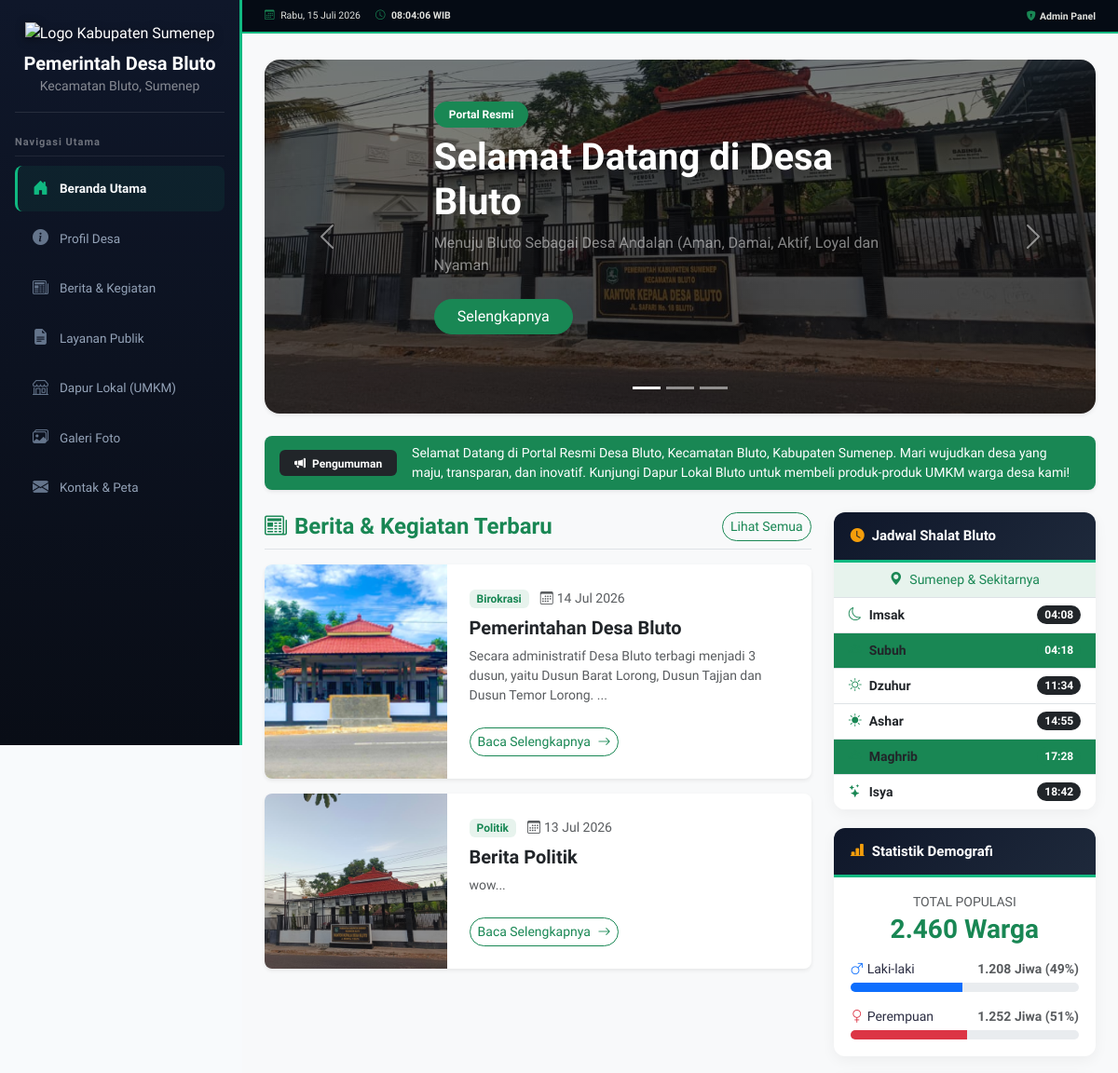
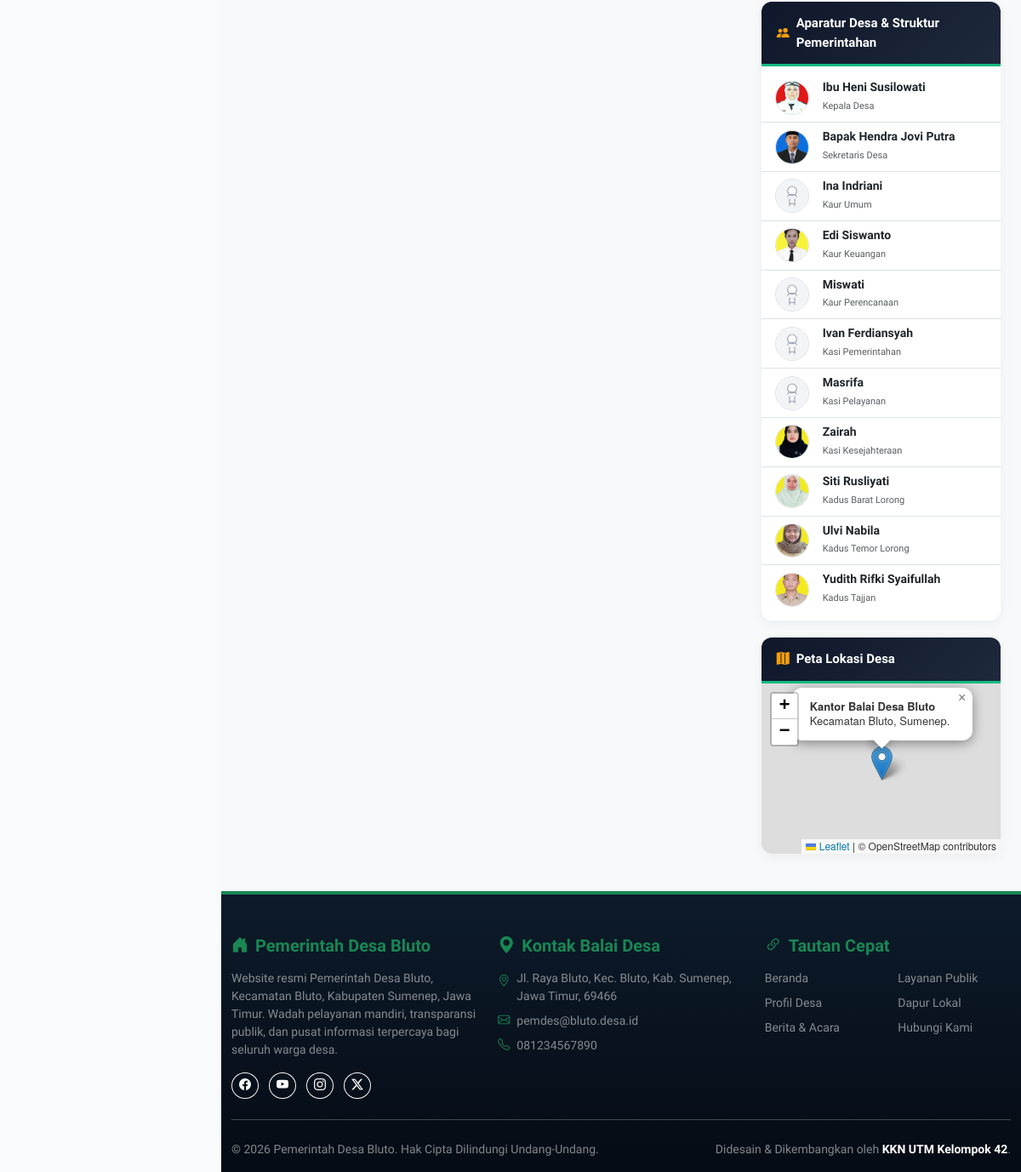
The page / on the database its author committed (2 pictures, top to bottom).
### tables this page shows
CREATE TABLE profil_desa (
    id_profil INTEGER PRIMARY KEY DEFAULT 1, 
    nama_desa TEXT, 
    kepala_desa TEXT, 
    foto_kades TEXT, 
    visi TEXT
, masa_jabatan TEXT, misi TEXT);

CREATE TABLE berita (
    id_berita INTEGER PRIMARY KEY AUTOINCREMENT, 
    id_kategori INTEGER, 
    judul TEXT, 
    slug TEXT, 
    isi TEXT, 
    gambar_cover TEXT, 
    tanggal_publikasi DATETIME DEFAULT CURRENT_TIMESTAMP, 
    id_admin INTEGER
);

CREATE TABLE kategori_berita (
    id_kategori INTEGER PRIMARY KEY AUTOINCREMENT, 
    nama_kategori TEXT
);

CREATE TABLE struktur_pemerintahan (
        id_struktur INTEGER PRIMARY KEY AUTOINCREMENT,
        nama TEXT,
        jabatan TEXT,
        foto TEXT,
        urutan INTEGER DEFAULT 0
    );

### pages/home.php (the view, shortened to what this page needs)
<?php
$settings_file = 'config/web_settings.json';
if (file_exists($settings_file)) {
    $settings = json_decode(file_get_contents($settings_file), true);
} else {
    $settings = [
        'statistik' => ['total_penduduk' => 4321, 'laki_laki' => 2204, 'perempuan' => 2117],
        'apbdes' => ['target_pendapatan' => '1,25 Miliar', 'realisasi_pendapatan' => 92, 'target_belanja' => '1,18 Miliar', 'realisasi_belanja' => 88]
    ];
}
try {
    $queryBerita = "SELECT berita.*, kategori_berita.nama_kategori
                    FROM berita
                    JOIN kategori_berita ON berita.id_kategori = kategori_berita.id_kategori
                    ORDER BY tanggal_publikasi DESC LIMIT 5";
    $stmtBerita = $koneksi->prepare($queryBerita);
    $stmtBerita->execute();
    $dataBerita = $stmtBerita->fetchAll(PDO::FETCH_ASSOC);
} catch (PDOException $e) {
    $dataBerita = [];
}
try {
    $queryProfil = "SELECT * FROM profil_desa WHERE id_profil = 1";
    $stmtProfil = $koneksi->prepare($queryProfil);
    $stmtProfil->execute();
    $profil = $stmtProfil->fetch(PDO::FETCH_ASSOC);
} catch (PDOException $e) {
    $profil = [
        'nama_desa' => 'Desa Bluto',
        'kepala_desa' => 'Bapak Kepala Desa',
        'visi' => 'Mewujudkan Desa Bluto yang Maju dan Sejahtera.'
    ];
}
try {
    $koneksi->exec("CREATE TABLE IF NOT EXISTS struktur_pemerintahan (
        id_struktur INTEGER PRIMARY KEY AUTOINCREMENT,
        nama TEXT,
        jabatan TEXT,
        foto TEXT,
        urutan INTEGER DEFAULT 0
    )");
} catch (PDOException $e) {
}
try {
    $stmtStruktur = $koneksi->query("SELECT * FROM struktur_pemerintahan ORDER BY urutan ASC, id_struktur ASC");
    $strukturList = $stmtStruktur->fetchAll(PDO::FETCH_ASSOC);
} catch (PDOException $e) {
    $strukturList = [];
}
?>
<div id="heroCarousel" class="carousel slide shadow-sm rounded-4 overflow-hidden mb-4" data-bs-ride="carousel">
    <div class="carousel-indicators">
        <button type="button" data-bs-target="#heroCarousel" data-bs-slide-to="0" class="active" aria-current="true"></button>
        <button type="button" data-bs-target="#heroCarousel" data-bs-slide-to="1"></button>
        <button type="button" data-bs-target="#heroCarousel" data-bs-slide-to="2"></button>
    </div>
    <div class="carousel-inner">
        <div class="carousel-item active" style="height: 380px;">
            <div class="w-100 h-100" style="background: linear-gradient(rgba(0,0,0,0.5), rgba(0,0,0,0.5)), url('assets/img/balaidesa.jpeg') no-repeat center bottom; background-size: cover;"></div>
            <div class="carousel-caption d-flex flex-column justify-content-center h-100 text-start px-md-5">
                <span class="badge bg-success self-align-start mb-2 px-3 py-2 rounded-pill uppercase fw-bold" style="max-width: max-content;">Portal Resmi</span>
                <h1 class="display-6 fw-bold text-white mb-2">Selamat Datang di <?= htmlspecialchars($profil['nama_desa']) ?></h1>
                <p class="lead text-white-50 d-none d-md-block fs-6"><?= htmlspecialchars($profil['visi']) ?></p>
                <div>
                    <a href="index.php?page=profil" class="btn btn-success rounded-pill px-4 mt-2">Selengkapnya</a>
                </div>
            </div>
        </div>
    </div>
    <button class="carousel-control-prev" type="button" data-bs-target="#heroCarousel" data-bs-slide="prev">
        <span class="carousel-control-prev-icon" aria-hidden="true"></span>
    </button>
    <button class="carousel-control-next" type="button" data-bs-target="#heroCarousel" data-bs-slide="next">
        <span class="carousel-control-next-icon" aria-hidden="true"></span>
    </button>
</div>
<div class="bg-success text-white py-2 px-3 rounded-3 shadow-sm mb-4 d-flex align-items-center">
    <span class="badge bg-dark me-3 uppercase fw-bold px-3 py-2"><i class="bi bi-megaphone-fill me-1"></i> Pengumuman</span>
    <marquee class="small mb-0" scrollamount="4">
        Selamat Datang di Portal Resmi Desa Bluto, Kecamatan Bluto, Kabupaten Sumenep. Mari wujudkan desa yang maju, transparan, dan inovatif. Kunjungi Dapur Lokal Bluto untuk membeli produk-produk UMKM warga desa kami!
    </marquee>
</div>
<div class="row">
    <div class="col-lg-8 mb-4">
        <div class="d-flex justify-content-between align-items-center border-bottom pb-2 mb-3">
            <h4 class="fw-bold mb-0 text-success"><i class="bi bi-newspaper me-2"></i>Berita & Kegiatan Terbaru</h4>
            <a href="index.php?page=berita" class="btn btn-outline-success btn-sm rounded-pill">Lihat Semua</a>
        </div>
        <?php if (count($dataBerita) > 0): ?>
            <?php foreach ($dataBerita as $berita): ?>
            <div class="card border-0 shadow-sm rounded-3 mb-3 overflow-hidden position-relative hover-lift" style="transition: transform 0.2s ease, box-shadow 0.2s ease;">
                <div class="row g-0">
                    <div class="col-md-4">
                        <?php
                            $gambar = !empty($berita['gambar_cover']) ? 'assets/img/'.$berita['gambar_cover'] : 'assets/img/stickman-placeholder.svg';
                        ?>
                        <img src="<?= $gambar ?>" class="w-100 h-100 object-fit-cover rounded-start" alt="<?= htmlspecialchars($berita['judul']) ?>" style="min-height: 180px;">
                    </div>
                    <div class="col-md-8 d-flex flex-column">
                        <div class="card-body p-4 d-flex flex-column h-100">
                            <div class="mb-2">
                                <span class="badge bg-success bg-opacity-10 text-success fw-semibold px-2 py-1 rounded"><?= htmlspecialchars($berita['nama_kategori']) ?></span>
                                <small class="text-muted ms-2"><i class="bi bi-calendar3 me-1"></i><?= date('d M Y', strtotime($berita['tanggal_publikasi'])) ?></small>
                            </div>
                            <h5 class="card-title fw-bold text-dark mb-2"><?= htmlspecialchars($berita['judul']) ?></h5>
                            <p class="card-text text-muted small flex-grow-1">
                                <?= substr(strip_tags($berita['isi']), 0, 120) ?>...
                            </p>
                            <a href="index.php?page=detail_berita&slug=<?= $berita['slug'] ?>" class="btn btn-outline-success btn-sm rounded-pill align-self-start mt-2">Baca Selengkapnya <i class="bi bi-arrow-right ms-1"></i></a>
                        </div>
                    </div>
                </div>
            </div>
            <?php endforeach; ?>
        <?php endif; ?>
    </div>
    <div class="col-lg-4">
        <div class="widget-card">
            <div class="widget-header">
                <i class="bi bi-clock-fill"></i> Jadwal Shalat Bluto
            </div>
            <div class="widget-body p-0">
                <div class="bg-success bg-opacity-10 text-success text-center py-2 px-3 small border-bottom">
                    <i class="bi bi-geo-alt-fill me-1"></i> Sumenep & Sekitarnya
                </div>
                <div class="list-group list-group-flush">
                    <div class="list-group-item d-flex justify-content-between align-items-center py-2 px-3">
                        <span class="small fw-semibold"><i class="bi bi-moon me-2 text-success"></i>Imsak</span>
                        <span class="badge bg-dark rounded-pill fw-bold" id="prayer-imsak">--:--</span>
                    </div>
                    <div class="list-group-item d-flex justify-content-between align-items-center py-2 px-3 bg-success bg-opacity-5">
                        <span class="small fw-semibold"><i class="bi bi-sunrise me-2 text-success"></i>Subuh</span>
                        <span class="badge bg-success rounded-pill fw-bold" id="prayer-subuh">--:--</span>
                    </div>
                    <div class="list-group-item d-flex justify-content-between align-items-center py-2 px-3">
                        <span class="small fw-semibold"><i class="bi bi-sun me-2 text-success"></i>Dzuhur</span>
                        <span class="badge bg-dark rounded-pill fw-bold" id="prayer-dzuhur">--:--</span>
                    </div>
                    <div class="list-group-item d-flex justify-content-between align-items-center py-2 px-3">
                        <span class="small fw-semibold"><i class="bi bi-sun-fill me-2 text-success"></i>Ashar</span>
                        <span class="badge bg-dark rounded-pill fw-bold" id="prayer-ashar">--:--</span>
                    </div>
                    <div class="list-group-item d-flex justify-content-between align-items-center py-2 px-3 bg-success bg-opacity-5">
                        <span class="small fw-semibold"><i class="bi bi-sunset me-2 text-success"></i>Maghrib</span>
                        <span class="badge bg-success rounded-pill fw-bold" id="prayer-maghrib">--:--</span>
                    </div>
                    <div class="list-group-item d-flex justify-content-between align-items-center py-2 px-3">
                        <span class="small fw-semibold"><i class="bi bi-stars me-2 text-success"></i>Isya</span>
                        <span class="badge bg-dark rounded-pill fw-bold" id="prayer-isya">--:--</span>
                    </div>
                </div>
            </div>
        </div>
        <?php
        $stat_total = (int)$settings['statistik']['total_penduduk'];
        $stat_l = (int)$settings['statistik']['laki_laki'];
        $stat_p = (int)$settings['statistik']['perempuan'];
        $pct_l = $stat_total > 0 ? round(($stat_l / $stat_total) * 100) : 0;
        $pct_p = $stat_total > 0 ? round(($stat_p / $stat_total) * 100) : 0;
        ?>
        <div class="widget-card" id="statistik">
            <div class="widget-header">
                <i class="bi bi-bar-chart-line-fill"></i> Statistik Demografi
            </div>
            <div class="widget-body">
                <div class="text-center mb-3">
                    <h6 class="text-muted small mb-1">TOTAL POPULASI</h6>
                    <h3 class="fw-bold text-success mb-0"><?= number_format($stat_total, 0, ',', '.') ?> Warga</h3>
                </div>
                <div class="mb-3">
                    <div class="d-flex justify-content-between small mb-1">
                        <span class="fw-medium"><i class="bi bi-gender-male text-primary me-1"></i>Laki-laki</span>
                        <span class="text-muted fw-bold"><?= number_format($stat_l, 0, ',', '.') ?> Jiwa (<?= $pct_l ?>%)</span>
                    </div>
                    <div class="progress" style="height: 10px;">
                        <div class="progress-bar bg-primary" role="progressbar" style="width: <?= $pct_l ?>%"></div>
                    </div>
                </div>
                <div>
                    <div class="d-flex justify-content-between small mb-1">
                        <span class="fw-medium"><i class="bi bi-gender-female text-danger me-1"></i>Perempuan</span>
                        <span class="text-muted fw-bold"><?= number_format($stat_p, 0, ',', '.') ?> Jiwa (<?= $pct_p ?>%)</span>
                    </div>
                    <div class="progress" style="height: 10px;">
                        <div class="progress-bar bg-danger" role="progressbar" style="width: <?= $pct_p ?>%"></div>
                    </div>
                </div>
            </div>
        </div>
        <div class="widget-card">
            <div class="widget-header">
                <i class="bi bi-people-fill"></i> Aparatur Desa & Struktur Pemerintahan
            </div>
            <div class="widget-body px-0 py-2">
                <?php if (!empty($strukturList)): ?>
                    <?php foreach ($strukturList as $index => $item): ?>
                        <?php $fotoStruktur = !empty($item['foto']) ? 'assets/img/' . $item['foto'] : 'assets/img/stickman-placeholder.svg'; ?>
                        <div class="d-flex align-items-center px-3 py-2 <?= ($index < count($strukturList) - 1) ? 'border-bottom' : '' ?>">
                            <img src="<?= htmlspecialchars($fotoStruktur) ?>" class="rounded-circle object-fit-cover me-3 border" style="width: 40px; height: 40px;" alt="<?= htmlspecialchars($item['nama']) ?>">
                            <div>
                                <h6 class="mb-0 fw-bold small text-dark"><?= htmlspecialchars($item['nama']) ?></h6>
                                <small class="text-muted" style="font-size: 11px;"><?= htmlspecialchars($item['jabatan']) ?></small>
                            </div>
                        </div>
                    <?php endforeach; ?>
                <?php else: ?>
                    <div class="px-3 py-3 text-muted small">Belum ada data struktur pemerintahan.</div>
                <?php endif; ?>
            </div>
        </div>
        <div class="widget-card">
            <div class="widget-header">
                <i class="bi bi-map-fill"></i> Peta Lokasi Desa
            </div>
            <div class="widget-body p-0">
                <div id="map-home" style="height: 200px; width: 100%; z-index: 1;"></div>
            </div>
        </div>
    </div>
</div>

### rows shown on the page
profil_desa: nama_desa "Desa Bluto", visi "Menuju Bluto Sebagai Desa Andalan (Aman, Damai, Aktif, Loyal dan Nyaman"
berita: gambar_cover (picture), id_kategori.nama_kategori "Birokrasi", tanggal_publikasi "14 Jul 2026", judul "Pemerintahan Desa Bluto", isi "Secara administratif Desa Bluto terbagi menjadi 3 dusun, yaitu Dusun Barat Lorong, Dusun Tajjan dan Dusun Temor Lorong."
berita: gambar_cover (picture), id_kategori.nama_kategori "Politik", tanggal_publikasi "13 Jul 2026", judul "Berita Politik", isi "wow"
struktur_pemerintahan: foto (picture), nama "Ibu Heni Susilowati", jabatan "Kepala Desa"
struktur_pemerintahan: foto (picture), nama "Bapak Hendra Jovi Putra", jabatan "Sekretaris Desa"
struktur_pemerintahan: nama "Ina Indriani", jabatan "Kaur Umum"
struktur_pemerintahan: foto (picture), nama "Edi Siswanto", jabatan "Kaur Keuangan"
struktur_pemerintahan: nama "Miswati", jabatan "Kaur Perencanaan"
struktur_pemerintahan: nama "Ivan Ferdiansyah", jabatan "Kasi Pemerintahan"
struktur_pemerintahan: nama "Masrifa", jabatan "Kasi Pelayanan"
struktur_pemerintahan: foto (picture), nama "Zairah", jabatan "Kasi Kesejahteraan"
struktur_pemerintahan: foto (picture), nama "Siti Rusliyati", jabatan "Kadus Barat Lorong"
struktur_pemerintahan: foto (picture), nama "Ulvi Nabila", jabatan "Kadus Temor Lorong"
struktur_pemerintahan: foto (picture), nama "Yudith Rifki Syaifullah", jabatan "Kadus Tajjan"

### other values the page prints
$stat_total "2.460"
$stat_l "1.208"
$pct_l "49"
$stat_p "1.252"
$pct_p "51"
$settings['kontak']['alamat'] "Jl. Raya Bluto, Kec. Bluto, Kab. Sumenep, Jawa Timur, 69466"
$settings['kontak']['email'] "pemdes@bluto.desa.id"
$settings['kontak']['telepon'] "081234567890"
